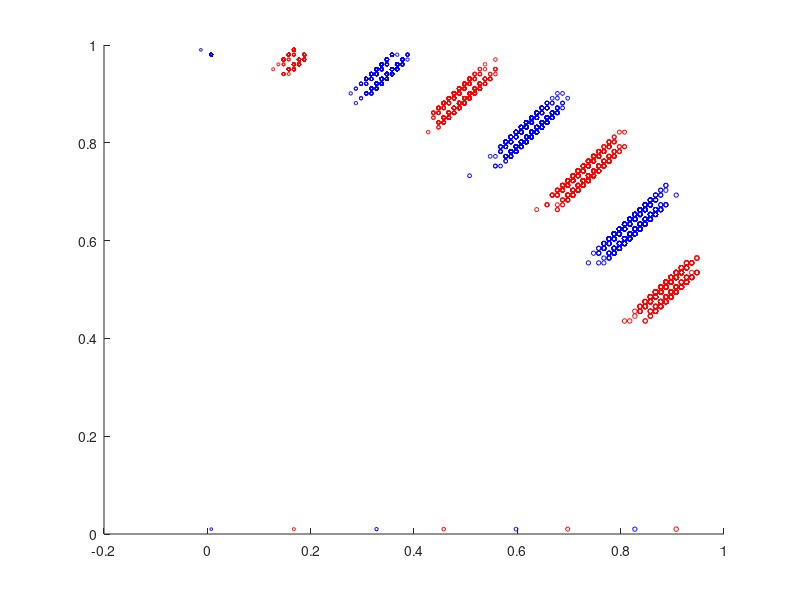

This figure's MATLAB source:
a=1
_vRefuerzos=[1 2 0 0];
_vDelay4eat=[5 5 13 9];%[cc dc cd dd] [R T S P]
%_timeoutLimit=10*0+10*8+10*4;%10*5+10*13+10*9;% 270s en 30trials  %195; %13*15 or T+29*P=
%_timeoutITI=30*5;
_foodLimit=_vRefuerzos(2)*15+0*15;% food por T y por S, alterna
%N=30;
%% alimento de sujetos ideales   markov       prob estaren C o D
%probC2=zeros(1,7); % [alternador; cooperador; CyD de a pares; la mitad coop] 
%probC2=[.5;1;0.5;.5;.5;2/3;3/4];
%probD2=zeros(1,7);
%probD2=1-probC2;
%%         {"switch CD"; "all C";      "switch CCDD";  "half C";            "switch 3Cx3D";   "switch CCD";  "switch CCCD"}          R     S     T  P
%QQideales=[[0; 1 ;1; 0],[1; 0; 0; 0],[.5; .5; .5; .5],[14/15; 0; 1/15; 1],[2/3;1/3;1/3;2/3],[.5; 1; .5; 0],[2/3; 1; 1/3; 0]];
%_idealSujeto=zeros(2,length(probC2));% row 1 alimetno - row 2 delay to eat
%for i=1:length(probC2)
%%  _idealSujeto(1,i)= N *_vRefuerzos([1 4 2 3])*(vec((reshape(QQideales(:,i),2,2))^100).*[probC2(i);probD2(i);probC2(i);probD2(i)]);
%%  _idealSujeto(2,i)= 30*_vDelay4eat([1 4 2 3])*(vec((reshape(QQideales(:,i),2,2))^100).*[probC2(i);probD2(i);probC2(i);probD2(i)]);
%  %                                 % R  S .T P      % [R S T P]
%  _idealSujeto(1,i)=1*_vRefuerzos([1 4 2 3])*(QQideales(:,i).*[probC2(i);probD2(i);probC2(i);probD2(i)]);
%endfor
%for i=1:length(probC2)
%  _idealSujeto(2,i)=1*_vDelay4eat([1 4 2 3])*(QQideales(:,i).*[probC2(i);probD2(i);probC2(i);probD2(i)]);
%endfor


%probC2([1 2 4 6 7])'
%_idealSujeto(:,[1 2 4 6 7])

%i=1
%_vRefuerzos([1 4 2 3])*(vec((reshape(QQideales(:,i),2,2))^100).*[probC2(i);probD2(i);probC2(i);probD2(i)])
%(reshape(QQideales(:,i),2,2))^100
%vec(ans)
%ans.*[probC2(i);probD2(i);probC2(i);probD2(i)]
%_vRefuerzos([1 4 2 3])*ans
%for ag=[1 6]
%  n=1000;
%  agente1=zeros(1,n);
%  agente1_reward=zeros(1,n);
%  agente1(find(rand(1,n)<=probC2(ag)))=1;
% %length(find(agente1==1))
%  if agente1(1)==1
%    agente1_reward(1)=_vRefuerzos(1);
%  else
%    agente1_reward(1)=_vRefuerzos(2);
%  endif
%  for k=2:n
%    if agente1(k)==1 && agente1(k-1)==1
%      agente1_reward(k)=_vRefuerzos(1);
%    elseif agente1(k)==0 && agente1(k-1)==1
%      agente1_reward(k)=_vRefuerzos(2);
%    elseif agente1(k)==1 && agente1(k-1)==0
%      agente1_reward(k)=_vRefuerzos(3);
%    elseif agente1(k)==0 && agente1(k-1)==0
%      agente1_reward(k)=_vRefuerzos(4);
%    endif
%  endfor
%    sum(agente1_reward)/n/_vRefuerzos(1)
%endfor


n=1000;
trials=100;
agente1=zeros(n,trials);

coop=[0.3 0.4 0.5 0.6 0.7 0.8 0.9 0.99];
color=['r';'b';'r';'b';'r';'b';'r';'b'];
for iter=1:length(coop)
iter
coop(iter)
  for i=1:n
    [q w]=find((randperm(trials)/trials)<=coop(iter));
    agente1(i,:)=1;
    agente1(i,w)=2;
  endfor
  agente1=unique(agente1,'rows');
  [r c]=size(agente1);
  agente1_reward=zeros(1,r);
  agente1_timeout=zeros(1,r);
  for i=1:r
    if agente1(i,1)==2
      agente1_reward(1)=_vRefuerzos(1);
    else
      agente1_reward(1)=_vRefuerzos(2);
    endif
    for k=2:trials
      if agente1(i,k)==2 && agente1(i,k-1)==2
        agente1_reward(i)+=_vRefuerzos(1);% R
        agente1_timeout(i)+=_vDelay4eat(1);%R
      elseif agente1(i,k)==1 && agente1(i,k-1)==2
        agente1_reward(i)+=_vRefuerzos(2); %T
        agente1_timeout(i)+=_vDelay4eat(2);%T
      elseif agente1(i,k)==2 && agente1(i,k-1)==1
        agente1_reward(i)+=_vRefuerzos(3); %S
        agente1_timeout(i)+=_vDelay4eat(3);%S
      elseif agente1(i,k)==1 && agente1(i,k-1)==1
        agente1_reward(i)+=_vRefuerzos(4); %P
        agente1_timeout(i)+=_vDelay4eat(4);%P
      endif
    endfor
  endfor
  %sum(agente1_reward)/n/_vRefuerzos(1)
  _timeoutLimit=(trials/2)*0+(trials/2)*8;%10*5+10*13+10*9;% 270s en 30trials  %195; %13*15 or T+29*P=
               %10*P  o 9*P+1*8
  _timeoutITI=trials*5;
  %_foodLimit=_vRefuerzos(2)*5+_vRefuerzos(3)*5;% food por T y por S, alterna
  _foodLimit=_vRefuerzos(1)*(trials-1)+_vRefuerzos(2)*1;

  agente1_reward=agente1_reward/_foodLimit;
  agente1_timeout=(agente1_timeout-_timeoutITI)/_timeoutLimit;
  %figure();
  hold on;
  scatter(agente1_timeout, agente1_reward,12-iter,color(iter,:))
  hold off;
  %print(hhh, "figura_iPD_1_2_9s_13s/reward_timeout_todos_simulados.png");
endfor